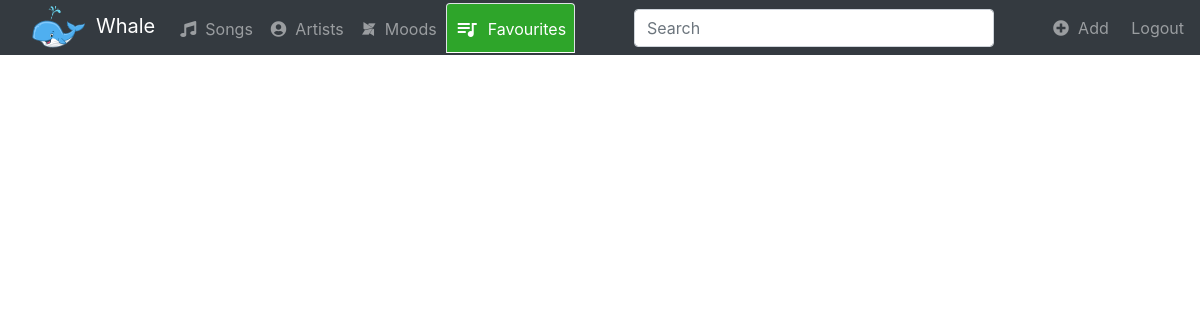
Page /favourite/ (signed in) on the earlier database version.
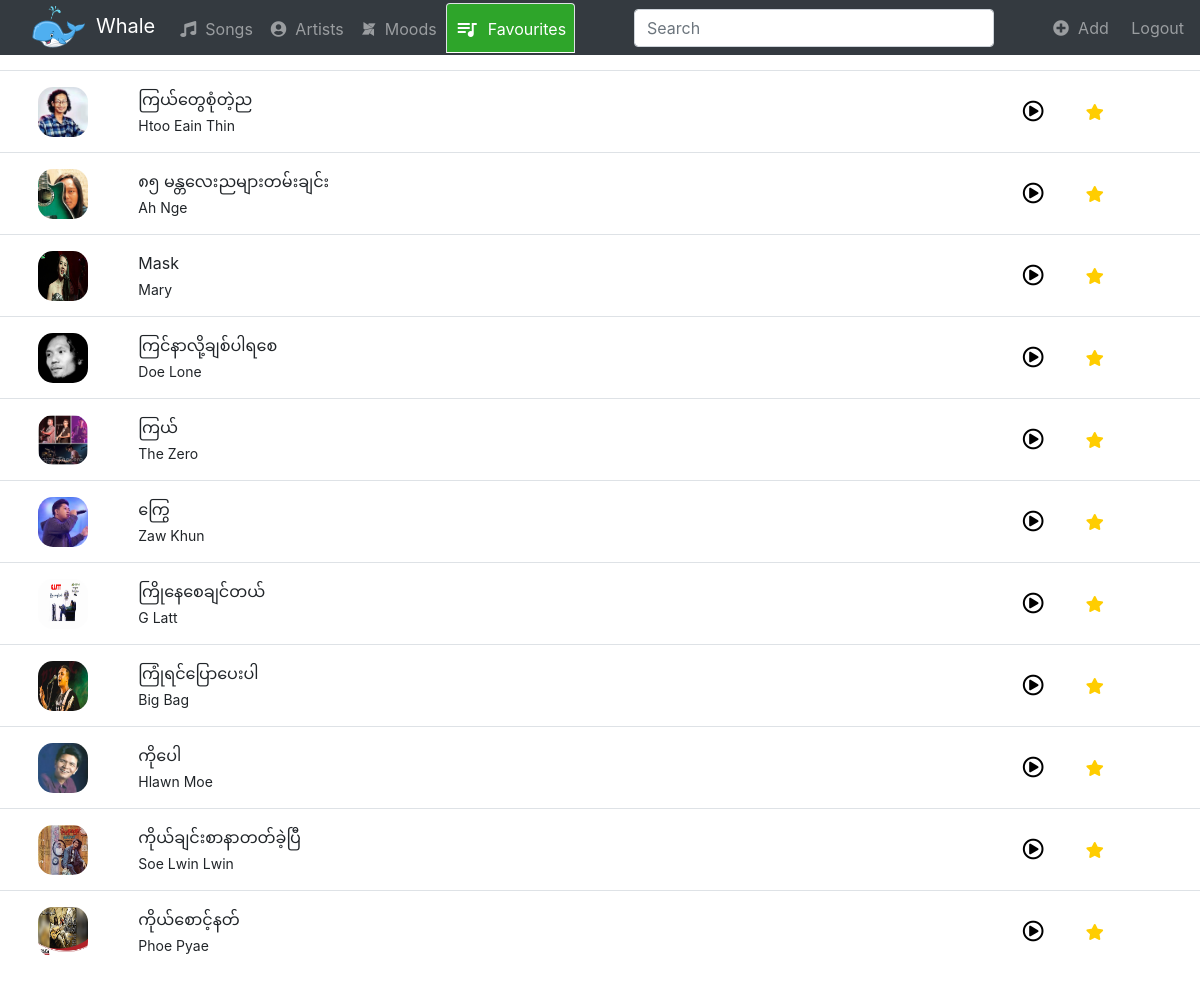
Same page on the later database version.
### music/models.py (models this page shows, shortened)
class Song(models.Model):
    title = models.CharField(max_length=250)
    audio = models.FileField()
    logo = models.FileField()
    artist = models.ForeignKey(Artist, on_delete=models.CASCADE)
    mood = models.ForeignKey(Mood, on_delete=models.CASCADE)
    favourited = models.ManyToManyField(User)

class Artist(models.Model):
    name = models.CharField(max_length=250)
    logo = models.FileField()
    def __str__(self):
        return self.name

### music/views.py (the view)
# urls.py: path('favourite/', views.favourite, name='favourite'),
@login_required
def favourite(request):
  return render(request, 'music/favourite_songs.html')

### music/templates/music/favourite_songs.html
{% extends 'music/base.html' %}
{%block navtab %}
    <li class="nav-item songs">
        <a class="nav-link" href="{% url 'songs' %}"><i class="fas fa-music"></i>&nbsp; Songs</a></i></span>
    </li>
    <li class="nav-item artists">
        <a class="nav-link" href="{% url 'artists' %}"><i class="fas fa-user-circle"></i>&nbsp; Artists</a>
    </li>
    <li class="nav-item moods">
        <a class="nav-link" href="{% url 'moods' %}"><i class="fab fa-modx"></i>&nbsp; Moods</a>
    </li>
    <li class="nav-item favourites">
            <a class="active nav-link  align-items-center" href="{% url 'favourite' %}">
            <i id="upper-icon" class="material-icons">queue_music</i>&nbsp; Favourites</a>
    </li>
{% endblock %}
{% block body %}
    <table class="table  table-hover ">
        <tbody>
            {% for song in user.song_set.all %}
                    <tr>
                        <td class='align-middle text-center' style="width: 10%">
                            <img src="{{ song.logo.url }}" alt="logo" class="small-logo">
                        </td>
                        <td class='align-middle' style="width: 70%">
                            <p class="song">{{ song.title }}</p>
                            <p class="artist">{{ song.artist }}</p>
                        </td>
                        <td class='align-middle' style="width: 5%"">
                            <a  href="{% url 'favourite-songs-song'  song.id %}">
                                <i class="far fa-play-circle fa-lg"></i>
                            </a>
                        </td>
                        {% if song in user.song_set.all %}
                            <td class='align-middle' style="width: 10%">
                                <a href="{% url 'edit'  song.id  %}"><i class="favourited fas fa-star"></i></a>
                            </td>
                        {% else %}
                            <td class='align-middle' style="width: 10%">
                                <a href="{% url 'edit'  song.id %}"><i class="fas fa-star"></i></a>
                            </td>
                        {% endif %}
                    </tr>
            {% endfor %}
        </tbody>
    </table>
{% endblock %}

### music/templates/music/base.html (shortened to what this page needs)
{% load static %}
<!DOCTYPE html>
<html lang="en">
    <head>
        <link rel="stylesheet" href="{% static 'music/style/style.css' %}"/>
        <link rel="stylesheet" href="https://maxcdn.bootstrapcdn.com/bootstrap/4.5.2/css/bootstrap.min.css">
        <link rel="stylesheet" href="https://cdnjs.cloudflare.com/ajax/libs/font-awesome/5.15.4/css/all.min.css"/>
    </head>
    <body>
        <nav class="navbar navbar-expand-lg bg-dark navbar-dark fixed-top" style="padding: 0px 16px">
            <a class="navbar-brand" href="{% url 'songs' %}"><img class='logo' src="/media/whale.png" alt="">Whale</a>
            <div class="collapse navbar-collapse" id="collapsibleNavbar">
                <ul class="nav navbar-nav nav-tabs" style="border-bottom:0px;">
                    {% block navtab %}
                    {% endblock %}
                </ul>
                <form  class="form-inline ml-auto" action="{% url 'songs' %}">
                        <input style="width:30vw" type="text" class="form-control" name="q" placeholder='Search' value="{{ request.GET.q }}">
                </form>
                <ul class="nav navbar-nav ml-auto">
                    <li >
                        <a class='add' href="#"><i class="fas fa-plus-circle"></i>&nbsp; Add &nbsp;&nbsp;</a>
                    </li>
                    <li >
                            {% if  user.is_authenticated %}
                            <a class='log ' href="{% url 'logout' %}">
                                &nbsp; Logout
                            </a>
                            {% else %}
                                <a class='log' href="{% url 'login' %}">
                                    &nbsp; Login
                                </a>
                            {% endif %}
                    </li>
                </ul>
            </div>
        </nav>
        {% block body %}
        {% endblock %}
    </body>
</html>

### music/static/music/style/style.css (style rules this page uses)
.table { margin-top: 70px; }
.song, .artist { margin-top: 0.25rem; margin-bottom: 0.25rem; font-size: 14px; }
.song { font-size:16px; }
.small-logo { width: 50px; height: 50px; border-radius: 15px; }
.logo { width: 80px; height: 45px; background-color: inherit; padding: 0px; margin: 0px; }
.navbar-dark .navbar-nav .nav-link.active, .navbar-dark .navbar-nav .nav-link.show, .navbar-dark .navbar-nav .show>.nav-link { background-color: rgb(46, 165, 42); }
.navbar-nav .nav-link { padding-top: 0; padding-bottom: 0; height: 50px; line-height: 50px; }
#upper-icon { font-size: 24px; vertical-align: -6px; }
tr { cursor: pointer; }
.fa-play-circle { color:black; }
.add { color:#9A9DA0; }
.fa-star { color:black; }
.favourited { color:#FFCD00; }
.log { color: #9A9DA0; }

Differences in the rows shown:
added Song: logo (picture), title "ကြယ်တွေစုံတဲ့ည", artist "Htoo Eain Thin"
added Song: logo (picture), title "၈၅ မန္တလေးညများတမ်းချင်း", artist "Ah Nge"
added Song: logo (picture), title "Mask", artist "Mary"
added Song: logo (picture), title "ကြင်နာလို့ချစ်ပါရစေ", artist "Doe Lone"
added Song: logo (picture), title "ကြယ်", artist "The Zero"
added Song: logo (picture), title "ကြွေ", artist "Zaw Khun"
added Song: logo (picture), title "ကြိုနေစေချင်တယ်", artist "G Latt"
added Song: logo (picture), title "ကြုံရင်ပြောပေးပါ", artist "Big Bag"
added Song: logo (picture), title "ကိုပေါ", artist "Hlawn Moe"
added Song: logo (picture), title "ကိုယ်ချင်းစာနာတတ်ခဲ့ပြီ", artist "Soe Lwin Lwin"
added Song: logo (picture), title "ကိုယ်စောင့်နတ်", artist "Phoe Pyae"
